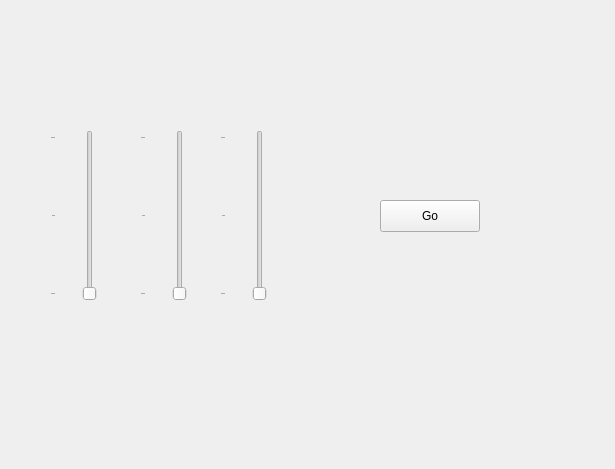
<?xml version="1.0" encoding="UTF-8"?>
<ui version="4.0">
 <class>Form</class>
 <widget class="QWidget" name="Form">
  <property name="geometry">
   <rect>
    <x>0</x>
    <y>0</y>
    <width>615</width>
    <height>469</height>
   </rect>
  </property>
  <property name="windowTitle">
   <string>Form</string>
  </property>
  <widget class="QSlider" name="slider1">
   <property name="geometry">
    <rect>
     <x>50</x>
     <y>130</y>
     <width>71</width>
     <height>171</height>
    </rect>
   </property>
   <property name="minimum">
    <number>0</number>
   </property>
   <property name="maximum">
    <number>2</number>
   </property>
   <property name="pageStep">
    <number>1</number>
   </property>
   <property name="orientation">
    <enum>Qt::Vertical</enum>
   </property>
   <property name="tickPosition">
    <enum>QSlider::TicksAbove</enum>
   </property>
  </widget>
  <widget class="QPushButton" name="go">
   <property name="geometry">
    <rect>
     <x>380</x>
     <y>200</y>
     <width>100</width>
     <height>32</height>
    </rect>
   </property>
   <property name="text">
    <string>Go</string>
   </property>
  </widget>
  <widget class="QSlider" name="slider2">
   <property name="geometry">
    <rect>
     <x>140</x>
     <y>130</y>
     <width>71</width>
     <height>171</height>
    </rect>
   </property>
   <property name="minimum">
    <number>0</number>
   </property>
   <property name="maximum">
    <number>2</number>
   </property>
   <property name="pageStep">
    <number>1</number>
   </property>
   <property name="orientation">
    <enum>Qt::Vertical</enum>
   </property>
   <property name="tickPosition">
    <enum>QSlider::TicksAbove</enum>
   </property>
  </widget>
  <widget class="QSlider" name="slider3">
   <property name="geometry">
    <rect>
     <x>220</x>
     <y>130</y>
     <width>71</width>
     <height>171</height>
    </rect>
   </property>
   <property name="minimum">
    <number>0</number>
   </property>
   <property name="maximum">
    <number>2</number>
   </property>
   <property name="pageStep">
    <number>1</number>
   </property>
   <property name="orientation">
    <enum>Qt::Vertical</enum>
   </property>
   <property name="tickPosition">
    <enum>QSlider::TicksAbove</enum>
   </property>
  </widget>
 </widget>
 <resources/>
 <connections/>
</ui>
